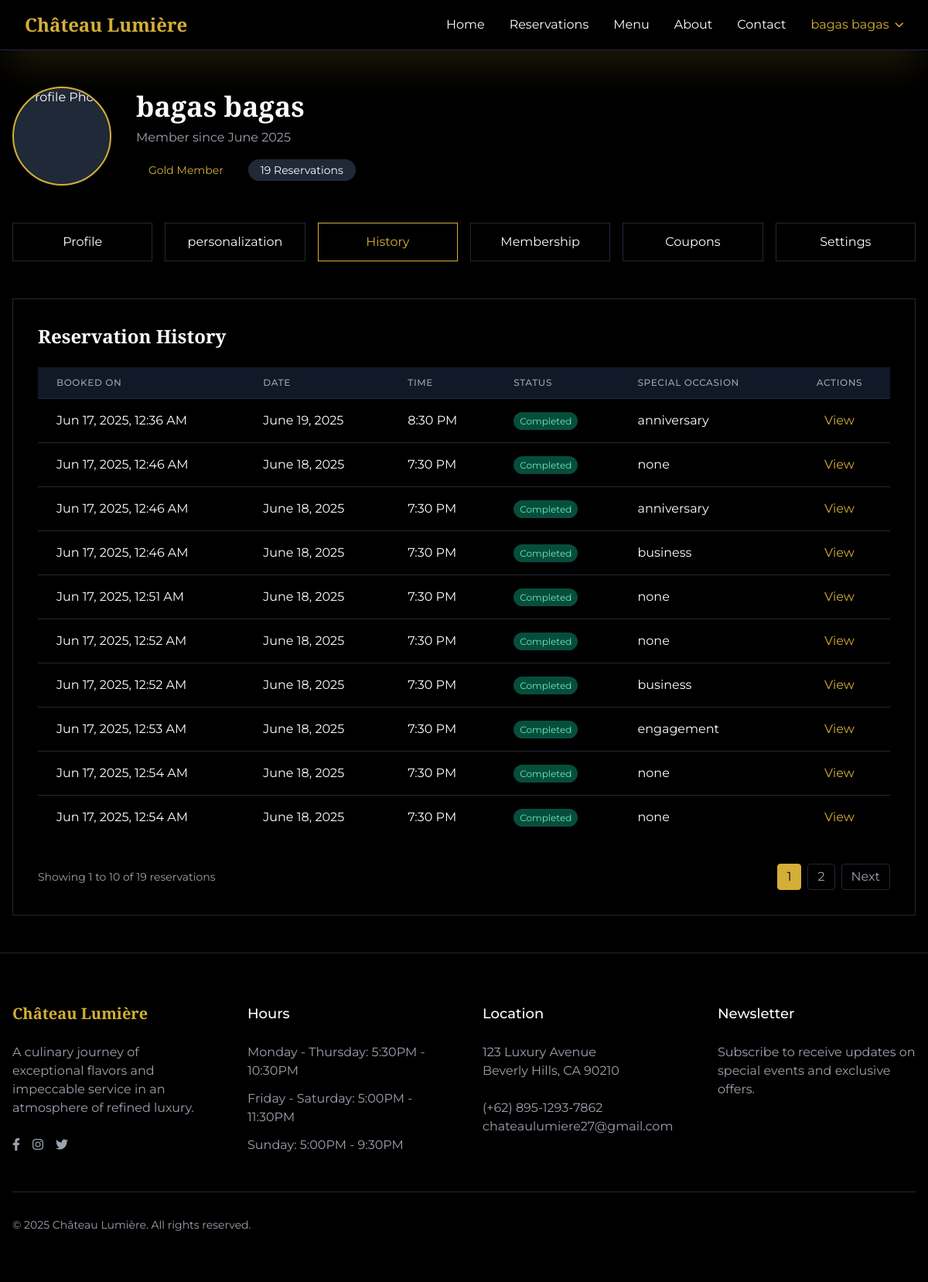
The page /pages/profile/history.php (signed in) on the database its author committed.
### tables this page shows
CREATE TABLE `users` (
  `id` int(11) NOT NULL,
  `first_name` varchar(50) DEFAULT NULL,
  `last_name` varchar(50) NOT NULL,
  `email` varchar(100) NOT NULL,
  `password` varchar(255) NOT NULL,
  `gender` enum('male','female') NOT NULL,
  `phone` varchar(20) DEFAULT NULL,
  `address` text NOT NULL,
  `date_of_birth` date NOT NULL,
  `membership_level` varchar(50) DEFAULT NULL,
  `created_at` timestamp NOT NULL DEFAULT current_timestamp(),
  `updated_at` timestamp NOT NULL DEFAULT current_timestamp() ON UPDATE current_timestamp(),
  `favorite_cuisines` text DEFAULT NULL,
  `preferred_seating` varchar(50) DEFAULT NULL,
  `dietary_restrictions` text DEFAULT NULL,
  `profile_photo` varchar(255) DEFAULT NULL,
  `role` enum('user','admin') NOT NULL
);

CREATE TABLE `payments` (
  `id` int(11) NOT NULL,
  `user_id` int(11) NOT NULL,
  `reservation_id` int(11) NOT NULL,
  `amount` decimal(10,2) NOT NULL,
  `payment_method` enum('credit_card','paypal','bank_transfer','apple_pay','crypto','google_pay') DEFAULT NULL,
  `payment_date` timestamp NOT NULL DEFAULT current_timestamp(),
  `created_at` timestamp NOT NULL DEFAULT current_timestamp()
);

CREATE TABLE `reservations` (
  `id` int(11) NOT NULL,
  `reservation_id` varchar(255) NOT NULL,
  `user_id` int(11) NOT NULL,
  `guests` int(11) NOT NULL,
  `reservation_date` date NOT NULL,
  `reservation_time` time NOT NULL,
  `table_number` int(11) NOT NULL,
  `special_occasion` varchar(50) DEFAULT NULL,
  `pickup_service` tinyint(1) DEFAULT 0,
  `pickup_location` text DEFAULT NULL,
  `pickup_time` time DEFAULT NULL,
  `vehicle_type` varchar(50) DEFAULT NULL,
  `pickup_cost` decimal(10,2) DEFAULT 0.00,
  `food_cost` decimal(10,2) DEFAULT 0.00,
  `tax_amount` decimal(10,2) DEFAULT 0.00,
  `total_amount` decimal(10,2) NOT NULL,
  `status` enum('pending','confirmed','completed','cancelled') DEFAULT 'pending',
  `created_at` timestamp NOT NULL DEFAULT current_timestamp(),
  `updated_at` timestamp NOT NULL DEFAULT current_timestamp() ON UPDATE current_timestamp()
);

### pages/profile/history.php (the view, shortened to what this page needs)
<?php
include '../../includes/config.php';
$user_id = $_SESSION['user_id'];
$page = isset($_GET['page']) ? (int)$_GET['page'] : 1;
$limit = 10;
$offset = ($page - 1) * $limit;
$count_query = "SELECT COUNT(*) as total FROM reservations WHERE user_id = ?";
$count_stmt = mysqli_prepare($conn, $count_query);
mysqli_stmt_bind_param($count_stmt, "i", $user_id);
mysqli_stmt_execute($count_stmt);
$total_reservations = mysqli_fetch_assoc(mysqli_stmt_get_result($count_stmt))['total'];
$total_pages = ceil($total_reservations / $limit);
$query_reservations = "
    SELECT r.*, p.payment_method, p.created_at AS payment_created_at
    FROM reservations r
    LEFT JOIN payments p ON r.id = p.reservation_id
    WHERE r.user_id = ?
    ORDER BY r.reservation_date DESC, r.reservation_time DESC
    LIMIT ? OFFSET ?";
$stmt_reservations = mysqli_prepare($conn, $query_reservations);
mysqli_stmt_bind_param($stmt_reservations, "iii", $user_id, $limit, $offset);
mysqli_stmt_execute($stmt_reservations);
$reservations = mysqli_stmt_get_result($stmt_reservations);
include '../../includes/header.php';
?>
<main class="min-h-screen bg-black text-white">
    <div class="max-w-7xl mx-auto py-12 px-4">
        <?php include 'komponen/profile.php'; ?>
        <?php include 'komponen/navigasi.php'; ?>
        <div class="border border-gray-800 p-8">
            <h2 class="text-2xl font-serif font-bold mb-6">Reservation History</h2>
            <?php if (mysqli_num_rows($reservations) > 0): ?>
            <div class="overflow-x-auto">
                <table class="min-w-full divide-y divide-gray-800">
                    <thead class="bg-gray-900">
                        <tr>
                            <th scope="col" class="px-6 py-3 text-left text-xs font-medium text-gray-400 uppercase tracking-wider">Booked On</th>
                            <th scope="col" class="px-6 py-3 text-left text-xs font-medium text-gray-400 uppercase tracking-wider">Date</th>
                            <th scope="col" class="px-6 py-3 text-left text-xs font-medium text-gray-400 uppercase tracking-wider">Time</th>
                            <th scope="col" class="px-6 py-3 text-left text-xs font-medium text-gray-400 uppercase tracking-wider">Status</th>
                            <th scope="col" class="px-6 py-3 text-left text-xs font-medium text-gray-400 uppercase tracking-wider">Special occasion </th>
                            <th scope="col" class="px-6 py-3 text-center text-xs font-medium text-gray-400 uppercase tracking-wider">Actions</th>
                        </tr>
                    </thead>
                    <tbody class="bg-black divide-y divide-gray-800">
                        <?php while ($reservation = mysqli_fetch_assoc($reservations)): ?>
                        <tr>
                            <td class="px-6 py-4 whitespace-nowrap"><?php echo date('M d, Y, g:i A', strtotime($reservation['created_at'])); ?></td>
                            <td class="px-6 py-4 whitespace-nowrap"><?php echo date('F d, Y', strtotime($reservation['reservation_date'])); ?></td>
                            <td class="px-6 py-4 whitespace-nowrap"><?php echo date('g:i A', strtotime($reservation['reservation_time'])); ?></td>
                            <td class="px-6 py-4 whitespace-nowrap">
                                <?php
                                $status_colors = ['pending' => 'bg-yellow-900 text-yellow-300', 'confirmed' => 'bg-blue-900 text-blue-300', 'completed' => 'bg-green-900 text-green-300', 'cancelled' => 'bg-red-900 text-red-300'];
                                $status_color = $status_colors[$reservation['status']] ?? 'bg-gray-900 text-gray-300';
                                ?>
                                <span class="px-2 py-1 text-xs rounded-full <?php echo $status_color; ?>"><?php echo ucfirst(htmlspecialchars($reservation['status'])); ?></span>
                            </td>
                            <td class="px-6 py-4"><?php echo !empty($reservation['special_occasion']) ? htmlspecialchars($reservation['special_occasion']) : '<span class="text-gray-500">-</span>'; ?></td>
                            <td class="px-6 py-4 whitespace-nowrap text-center">
                                <a href="#"
                                   class="text-gold hover:text-gold-dark view-reservation"
                                   data-id="<?php echo $reservation['id']; ?>"
                                   data-guests="<?php echo htmlspecialchars($reservation['guests'] ?? ''); ?>"
                                   data-date="<?php echo date('F j, Y', strtotime($reservation['reservation_date'])); ?>"
                                   data-time="<?php echo date('g:i A', strtotime($reservation['reservation_time'])); ?>"
                                   data-occasion="<?php echo htmlspecialchars(!empty($reservation['special_occasion']) ? $reservation['special_occasion'] : 'None'); ?>"
                                   data-table="<?php echo htmlspecialchars($reservation['table_number'] ?? ''); ?>"
                                   data-total-amount="<?php echo htmlspecialchars($reservation['total_amount'] ?? 0.00); ?>"
                                   data-payment-method="<?php echo htmlspecialchars(!empty($reservation['payment_method']) ? ucwords(str_replace('_', ' ', $reservation['payment_method'])) : 'Not Paid'); ?>"
                                   data-pickup-service="<?php echo htmlspecialchars($reservation['pickup_service'] ?? '0'); ?>"
                                   data-pickup-time="<?php echo !empty($reservation['pickup_time']) ? date('g:i A', strtotime($reservation['pickup_time'])) : ''; ?>"
                                   >View</a>
                                </td>
                        </tr>
                        <?php endwhile; ?>
                    </tbody>
                </table>
            </div>
            <?php if ($total_pages > 1): ?>
            <div class="mt-8 flex justify-between items-center">
                <div class="text-sm text-gray-400">Showing <?php echo $offset + 1; ?> to <?php echo min($offset + $limit, $total_reservations); ?> of <?php echo $total_reservations; ?> reservations</div>
                <div class="flex space-x-2">
                    <?php for ($i = 1; $i <= $total_pages; $i++): ?><a href="?page=<?php echo $i; ?>" class="px-3 py-1 border <?php echo $i === $page ? 'border-gold bg-gold text-black' : 'border-gray-800 text-gray-400 hover:border-gold hover:text-gold'; ?> rounded"><?php echo $i; ?></a><?php endfor; ?>
                    <?php if ($page < $total_pages): ?><a href="?page=<?php echo $page + 1; ?>" class="px-3 py-1 border border-gray-800 rounded text-gray-400 hover:border-gold hover:text-gold">Next</a><?php endif; ?>
                </div>
            </div>
            <?php endif; ?>
            <?php else: ?>
            <div class="text-center py-8 text-gray-400"><p>You have no reservation history yet.</p></div>
            <?php endif; ?>
        </div>
    </div>
</main>
<?php include '../../includes/footer.php'; ?>

### pages/profile/komponen/profile.php (shortened to what this page needs)
<?php
$user_id = $_SESSION['user_id'];
$query = "SELECT * FROM users WHERE id = ?";
$stmt = mysqli_prepare($conn, $query);
mysqli_stmt_bind_param($stmt, "i", $user_id);
mysqli_stmt_execute($stmt);
$result = mysqli_stmt_get_result($stmt);
$user = mysqli_fetch_assoc($result);
$count_query = "SELECT COUNT(*) as total FROM reservations WHERE user_id = ?";
$count_stmt = mysqli_prepare($conn, $count_query);
mysqli_stmt_bind_param($count_stmt, "i", $user_id);
mysqli_stmt_execute($count_stmt);
$total_reservations = mysqli_fetch_assoc(mysqli_stmt_get_result($count_stmt))['total'];
$membership_badge = '<span class="px-4 py-1 bg-gold/10 text-gold rounded-full text-sm">' .
    ucfirst(htmlspecialchars($user['membership_level'] ?? '')) . ' Member</span>';
?>
        <div class="flex flex-col md:flex-row items-start md:items-center gap-8 mb-12">
            <div class="relative group">
                <div class="w-32 h-32 rounded-full bg-gray-800 flex items-center justify-center overflow-hidden border-2 border-gold cursor-pointer transition-all duration-300 hover:opacity-75"
                     onclick="document.getElementById('profilePhotoInput').click()">
                    <?php if (!empty($user['profile_photo'])): ?>
                        <img src="<?php echo htmlspecialchars($user['profile_photo'] ?? ''); ?>"
                             alt="Profile Photo"
                             class="w-full h-full object-cover"
                             onerror="this.onerror=null; this.src='../../assets/images/default-profile.png';">
                    <?php else: ?>
                        <span class="text-4xl"><?php echo strtoupper(substr($user['first_name'] ?? '', 0, 1)); ?></span>
                    <?php endif; ?>
                </div>
            </div>
            <div>
                <h1 class="text-4xl font-serif font-bold mb-2">
                    <?php echo htmlspecialchars(($user['first_name'] ?? '') . ' ' . ($user['last_name'] ?? '')); ?>
                </h1>
                <p class="text-gray-400 mb-4">Member since <?php echo !empty($user['created_at']) ? date('F Y', strtotime($user['created_at'])) : 'N/A'; ?></p>
                <div class="flex flex-wrap gap-4">
                    <?php echo $membership_badge; ?>
                    <span class="px-4 py-1 bg-gray-800 rounded-full text-sm">
                        <?php echo $total_reservations; ?> Reservations
                    </span>
                </div>
            </div>
        </div>

### assets/css/main.css (style rules this page uses)
body { -webkit-font-smoothing: antialiased; -moz-osx-font-smoothing: grayscale; }

### includes/header.php (style rules this page uses)
.font-serif { font-family: 'Playfair Display', serif; }
.font-sans { font-family: 'Montserrat', sans-serif; }
.text-gold { color: #D4AF37; }
.bg-gold { background-color: #D4AF37; }
.border-gold { border-color: #D4AF37; }

### rows shown on the page
users: first_name+last_name "bagas bagas", created_at "June 2025", membership_level "Gold"
payments: reservation.created_at "Jun 17, 2025, 12:36 AM", reservation.reservation_date "June 19, 2025", reservation.reservation_time "8:30 PM", reservation.status "Completed", reservation.special_occasion "anniversary"
payments: reservation.created_at "Jun 17, 2025, 12:46 AM", reservation.reservation_date "June 18, 2025", reservation.reservation_time "7:30 PM", reservation.status "Completed", reservation.special_occasion "none"
payments: reservation.created_at "Jun 17, 2025, 12:46 AM", reservation.reservation_date "June 18, 2025", reservation.reservation_time "7:30 PM", reservation.status "Completed", reservation.special_occasion "anniversary"
payments: reservation.created_at "Jun 17, 2025, 12:46 AM", reservation.reservation_date "June 18, 2025", reservation.reservation_time "7:30 PM", reservation.status "Completed", reservation.special_occasion "business"
payments: reservation.created_at "Jun 17, 2025, 12:51 AM", reservation.reservation_date "June 18, 2025", reservation.reservation_time "7:30 PM", reservation.status "Completed", reservation.special_occasion "none"
payments: reservation.created_at "Jun 17, 2025, 12:52 AM", reservation.reservation_date "June 18, 2025", reservation.reservation_time "7:30 PM", reservation.status "Completed", reservation.special_occasion "none"
payments: reservation.created_at "Jun 17, 2025, 12:52 AM", reservation.reservation_date "June 18, 2025", reservation.reservation_time "7:30 PM", reservation.status "Completed", reservation.special_occasion "business"
payments: reservation.created_at "Jun 17, 2025, 12:53 AM", reservation.reservation_date "June 18, 2025", reservation.reservation_time "7:30 PM", reservation.status "Completed", reservation.special_occasion "engagement"
payments: reservation.created_at "Jun 17, 2025, 12:54 AM", reservation.reservation_date "June 18, 2025", reservation.reservation_time "7:30 PM", reservation.status "Completed", reservation.special_occasion "none"
payments: reservation.created_at "Jun 17, 2025, 12:54 AM", reservation.reservation_date "June 18, 2025", reservation.reservation_time "7:30 PM", reservation.status "Completed", reservation.special_occasion "none"

### other values the page prints
$_SESSION['user_name'] "bagas bagas"
$total_reservations "19"
$offset + 1 "1"
min($offset + $limit, $total_reservations) "10"
